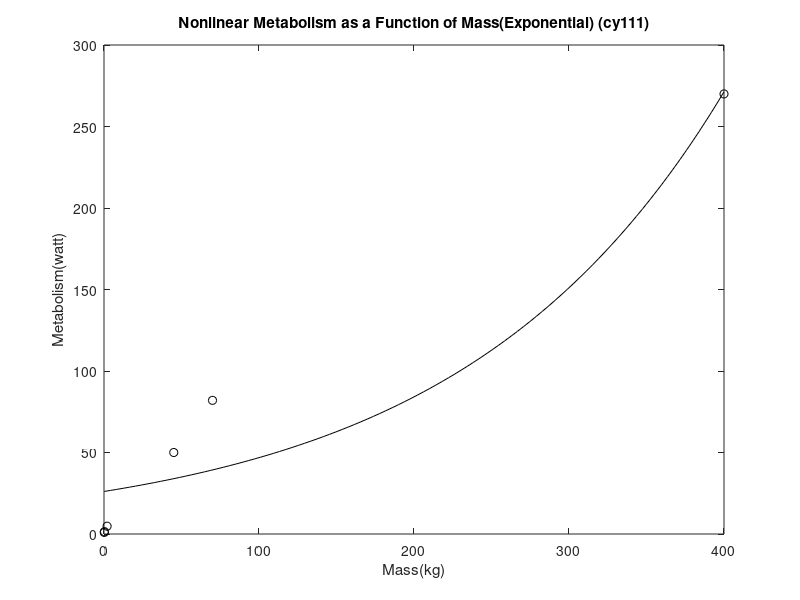
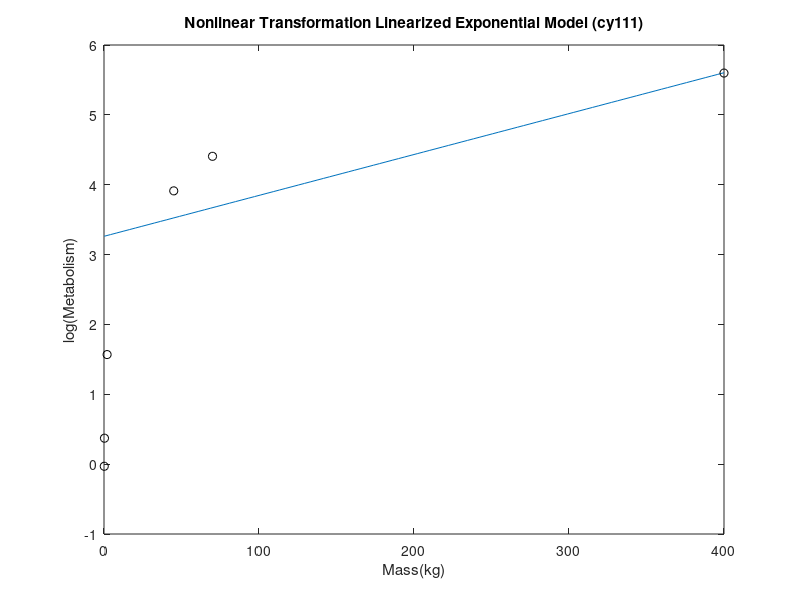
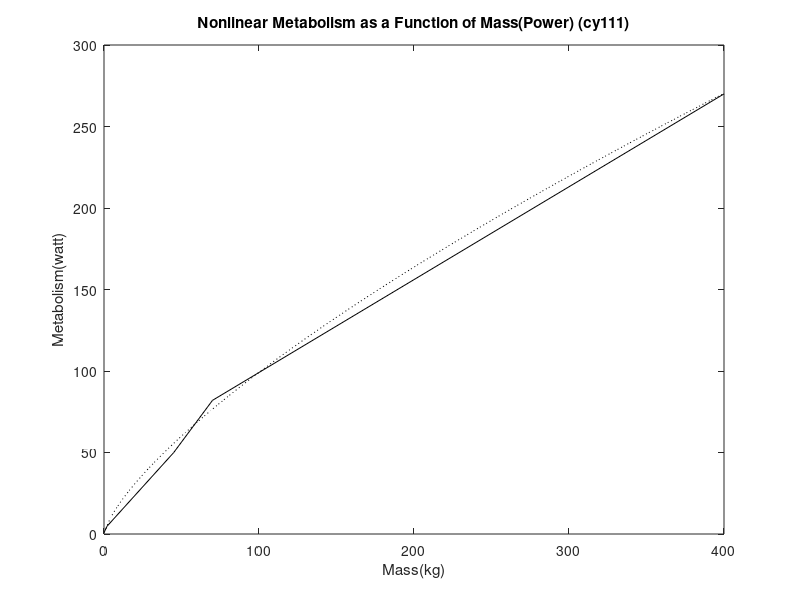
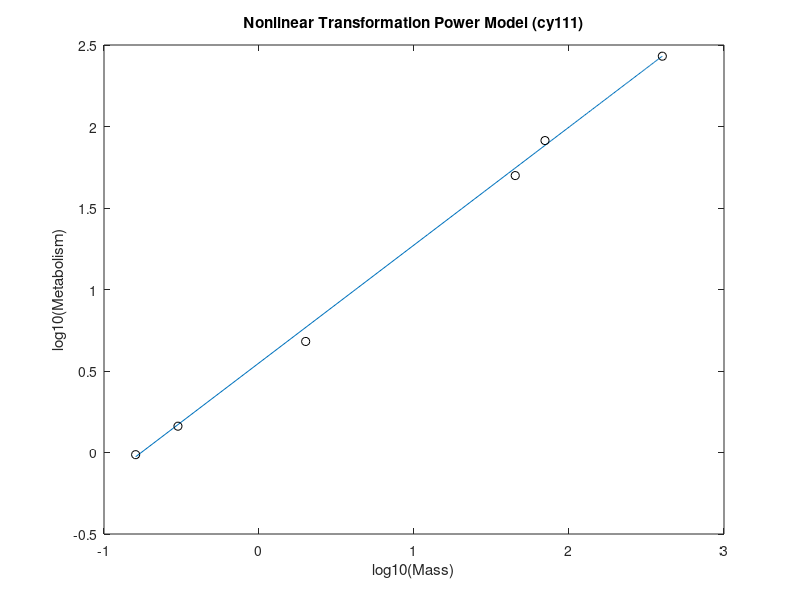

Recreate these plots in MATLAB, in order.
% [TEN.m]
% [Cemal Yagcioglu]
% [November 20,2016]
% Based on: Nonlinear Regression Example Code
% Written by: Michael R. Gustafson II
% I have adhered to all the tenets of the 
% Duke Community Standard in creating this code.
% Signed: [cy111]
%% Initialize the workspace
clear; format short e
figure(1); clf

%% Load and manipulate the data
Mass=[400 70 45 2 0.3 0.16]
Metabolism=[270 82 50 4.8 1.45 0.97]

%% Rename and create model data
x = Mass'
y = Metabolism'
xmodel = linspace(min(x), max(x), 100);

        yeqnE = @(coefs, x) coefs(1).*exp(coefs(2).*x);
        InitGuessE = [5.3509 0.01138]
        
        yeqnP = @(coefs, x) coefs(1).*x.^coefs(2);
        InitGuessP = [3.3893 0.72656]
        
        yeqnS = @(coefs, x) coefs(1).*x./(coefs(2)+x);
        InitGuessS = [21.011 3.4857]

%% Determine the function coefficients
fSSRE = @(coefs, x, y) sum(( y - yeqnE(coefs, x) ).^2)
[MyCoefsE, SrE] = fminsearch(@(MyCoefsDummy) fSSRE(MyCoefsDummy, x, y), InitGuessE)

fSSRP = @(coefs, x, y) sum(( y - yeqnP(coefs, x) ).^2)
[MyCoefsP, SrP] = fminsearch(@(MyCoefsDummy) fSSRP(MyCoefsDummy, x, y), InitGuessP)

fSSRS = @(coefs, x, y) sum(( y - yeqnS(coefs, x) ).^2)
[MyCoefsS, SrS] = fminsearch(@(MyCoefsDummy) fSSRS(MyCoefsDummy, x, y), InitGuessS)

%% Generate estimates and model
yhatE   = yeqnE(MyCoefsE, x);
ymodelE = yeqnE(MyCoefsE, xmodel);

yhatP   = yeqnP(MyCoefsP, x);
ymodelP = yeqnP(MyCoefsP, xmodel);

yhatS   = yeqnS(MyCoefsS, x);
ymodelS = yeqnS(MyCoefsS, xmodel);


%% Calculate statistics
% Compute sum of the squares of the data residuals
St = sum(( y - mean(y) ).^2)
 
% Compute sum of the squares of the estimate residuals
SrE = sum(( y - yhatE ).^2)
SrP = sum(( y - yhatP ).^2)
SrS = sum(( y - yhatS ).^2)
 
% Compute the coefficient of determination
r2E = (St - SrE) / St
r2P = (St - SrP) / St
r2S = (St - SrS) / St
 

%% Generate plots
figure(1)
plot(x,      y,      'ko',xmodel, ymodelE, 'k-')
title('Nonlinear Metabolism as a Function of Mass(Exponential) (cy111)')
 xlabel('Mass(kg)')
 ylabel('Metabolism(watt)')
 print -depsc M21


figure(2)
plot(xmodel,log(ymodelE), x,      log(y),      'ko' )
 xlabel('Mass(kg)')
 ylabel('log(Metabolism)')
 title('Nonlinear Transformation Linearized Exponential Model (cy111)')
 print -depsc M22

figure(3)
plot(x,      y,      'k-',xmodel, ymodelP, 'k:')
 xlabel('Mass(kg)')
 ylabel('Metabolism(watt)')
 title('Nonlinear Metabolism as a Function of Mass(Power) (cy111)')
 print -depsc M23

figure(4)
plot(log10(xmodel),log10(ymodelP), log10(x),      log10(y),      'ko' )
 xlabel('log10(Mass)')
 ylabel('log10(Metabolism)')
 title('Nonlinear Transformation Power Model (cy111)')
print -depsc M24
figure(5)
plot(x,      y,      'ko',xmodel, ymodelS, 'k--')
 xlabel('Mass(kg)')
 ylabel('Metabolism(watt)')
 title('Nonlinear Metabolism as a Function of Mass(Saturation) (cy111)')
print -depsc M25
figure(6)
plot(1./xmodel,1./ymodelS, 1./x,      1./y,      'ko' )
 xlabel('1/Mass(1/kg)')
 ylabel('1/Metabolism(1/watt)')
 title('Nonlinear Transformation Saturation Model (cy111)')
 print -depsc M26

 
EstE = yeqnE(MyCoefsE, 200)
EstP = yeqnP(MyCoefsP, 200)
EstS = yeqnS(MyCoefsS, 200)